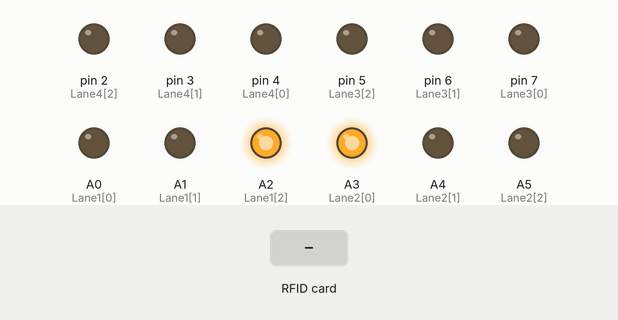
A sketch run on a simulated Arduino Uno, built with avr-gcc and run on an emulated ATmega328P. Shown: output pins drawn as LEDs (lit = HIGH). The inputs (shaded band) are chosen by the test bench. Pins used as bus, display or sensor lines are not drawn; what the sketch prints to the serial monitor is not drawn.

Above: at 1.2 s.
1.3 s: RFID card 50 3A CE 30 held to the reader
At 7.8 s:
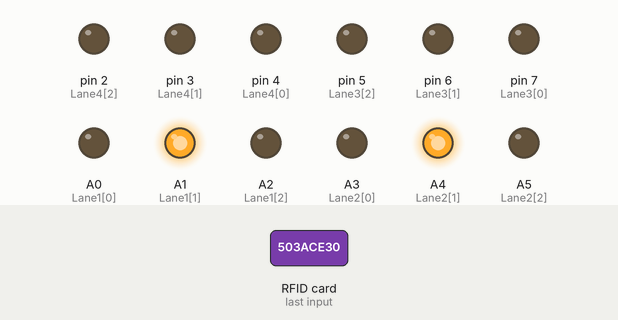
At 8.6 s:
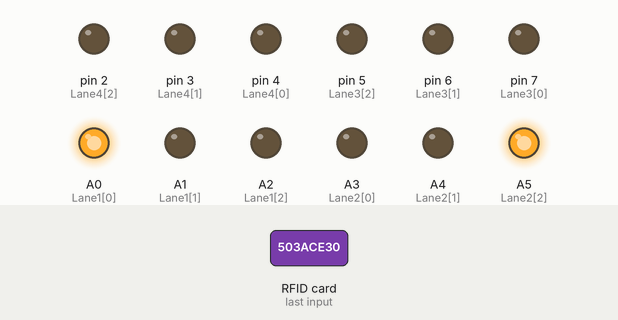
Timing chart, 0 to 17.6 s (numbered marks = the images above; inputs shaded):
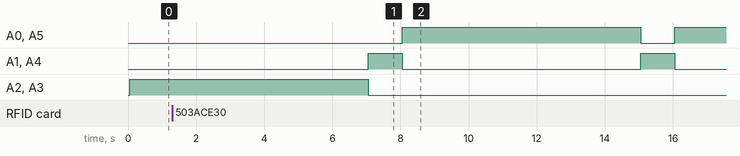

Measured:
- after the input at 1.3 s, A2 (Lane1[2]), A3 (Lane2[0]): goes on until 7.1 s, then stays LOW
- by itself, A1 (Lane1[1]), A4 (Lane2[1]): alternates HIGH for 1.0 s and LOW for 7.0 s

The sketch:

traffic_IOT.ino
```cpp
#include <SPI.h>
#include <MFRC522.h>
#include <LiquidCrystal.h>
#define SS_PIN 10
#define RST_PIN 9
#define buzzer 7
MFRC522 mfrc522(SS_PIN, RST_PIN);

int Lane1[] = {A0,A1,A2}; // Lane 1 Red, Yellow and Green
int Lane2[] = {A3,A4,A5};// Lane 2 Red, Yellow and Green
int Lane3[] = {7,6,5};// Lane 3 Red, Yellow and Green
int Lane4[] = {4,3,2};// Lane 4 Red, Yellow and Green

void setup()
{
  Serial.begin(9600);   // Initiate a serial communication
  SPI.begin();      // Initiate  SPI bus
  mfrc522.PCD_Init();   // Initiate MFRC522
  Serial.println("Approximate your card to the reader...");
  Serial.println();
  for (int i = 0; i < 3; i++)
  {
    pinMode(Lane1[i], OUTPUT);
    pinMode(Lane2[i], OUTPUT);
    pinMode(Lane3[i], OUTPUT);
    pinMode(Lane4[i], OUTPUT);
  }
  for (int i = 0; i < 3; i++)
  {
    digitalWrite(Lane1[i], LOW);
    digitalWrite(Lane2[i], LOW);
    digitalWrite(Lane3[i], LOW);
    digitalWrite(Lane4[i], LOW);
  }

}

void loop()
{
  digitalWrite(Lane1[0], LOW);
  digitalWrite(Lane1[1], LOW);
  digitalWrite(Lane1[2], HIGH);
  digitalWrite(Lane2[0], HIGH);
  digitalWrite(Lane2[1], LOW);
  digitalWrite(Lane2[2], LOW);
  delay(7000);
  digitalWrite(Lane1[0], LOW);
  digitalWrite(Lane1[1], HIGH);
  digitalWrite(Lane1[2], LOW);
  digitalWrite(Lane2[0], LOW);
  digitalWrite(Lane2[1], HIGH);
  digitalWrite(Lane2[2], LOW);
  delay(1000);
  digitalWrite(Lane1[0], HIGH);
  digitalWrite(Lane1[1], LOW);
  digitalWrite(Lane1[2], LOW);
  digitalWrite(Lane2[0], LOW);
  digitalWrite(Lane2[1], LOW);
  digitalWrite(Lane2[2], HIGH);
  delay(7000);
  digitalWrite(Lane1[0], LOW);
  digitalWrite(Lane1[1], HIGH);
  digitalWrite(Lane1[2], LOW);
  digitalWrite(Lane2[0], LOW);
  digitalWrite(Lane2[1], HIGH);
  digitalWrite(Lane2[2], LOW);
  delay(1000);


  if ( ! mfrc522.PICC_IsNewCardPresent())
  {
    return;
  }

  if ( ! mfrc522.PICC_ReadCardSerial())
  {
    return;
  }

  Serial.print("UID tag :");
  String content= "";
  byte letter;
  for (byte i = 0; i < mfrc522.uid.size; i++)
  {
     Serial.print(mfrc522.uid.uidByte[i] < 0x10 ? " 0" : " ");
     Serial.print(mfrc522.uid.uidByte[i], HEX);
     content.concat(String(mfrc522.uid.uidByte[i] < 0x10 ? " 0" : " "));
     content.concat(String(mfrc522.uid.uidByte[i], HEX));
  }
  Serial.println();
  Serial.print("Message : ");
  content.toUpperCase();
 if (content.substring(1) == "50 3A CE 30") //change here the UID of the card/cards that you want to give access
 {
    Serial.println("Authorized access");
    Serial.println();
  digitalWrite(Lane1[0], HIGH);
  digitalWrite(Lane1[1], LOW);
  digitalWrite(Lane1[2], LOW);
  digitalWrite(Lane2[0], LOW);
  digitalWrite(Lane2[1], LOW);
  digitalWrite(Lane2[2], HIGH);
  delay(7000);
  sms();
  digitalWrite(Lane1[0], LOW);
  digitalWrite(Lane1[1], HIGH);
  digitalWrite(Lane1[2], LOW);
  digitalWrite(Lane2[0], LOW);
  digitalWrite(Lane2[1], HIGH);
  digitalWrite(Lane2[2], LOW);
  delay(1000);
}
}

void sms()
{
  Serial.begin(9600); //Baud rate of the GSM/GPRS Module
  Serial.print("\r");
  delay(1000);
  //Serial.print(“AT+CMGF=1\r”);
  Serial.print("AT+CMGF=1\r");
  delay(1000);
  Serial.print("AT+CMGS=\"+919491359459\"\r");
  delay(1000);
  Serial.print("Ambulance current location: https://maps.app.goo.gl/vW6AtDcFaERak4nF8");
  delay(1000);
  Serial.write(0x1A);
  delay(1000);
}
```
